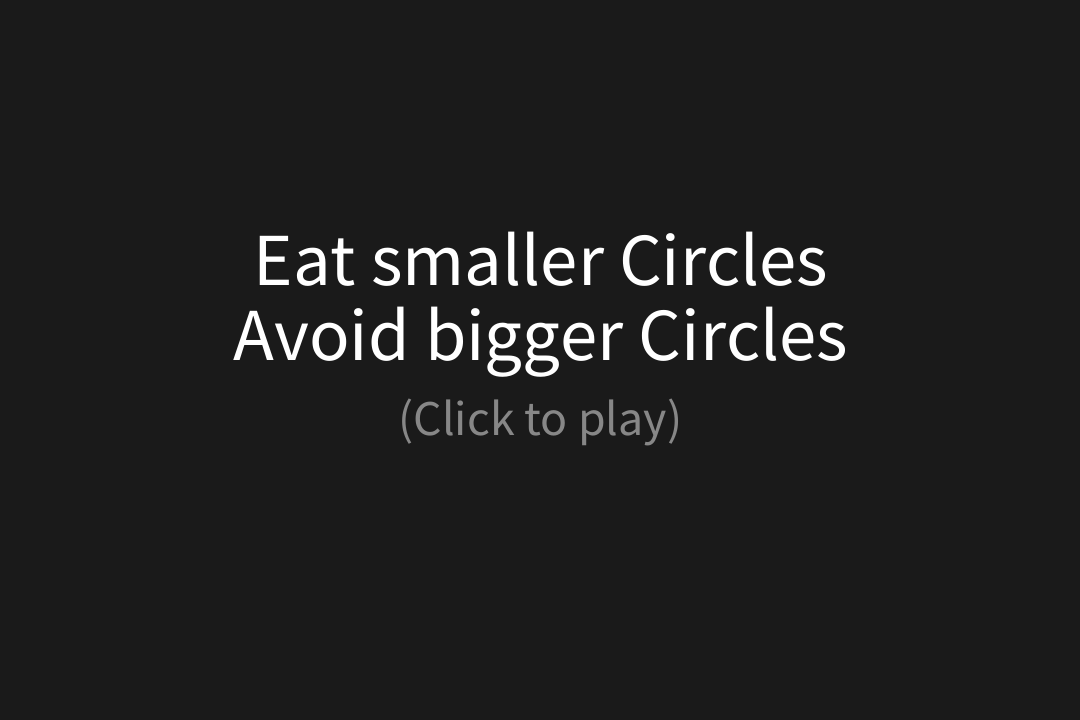
Frame 1 (no input)
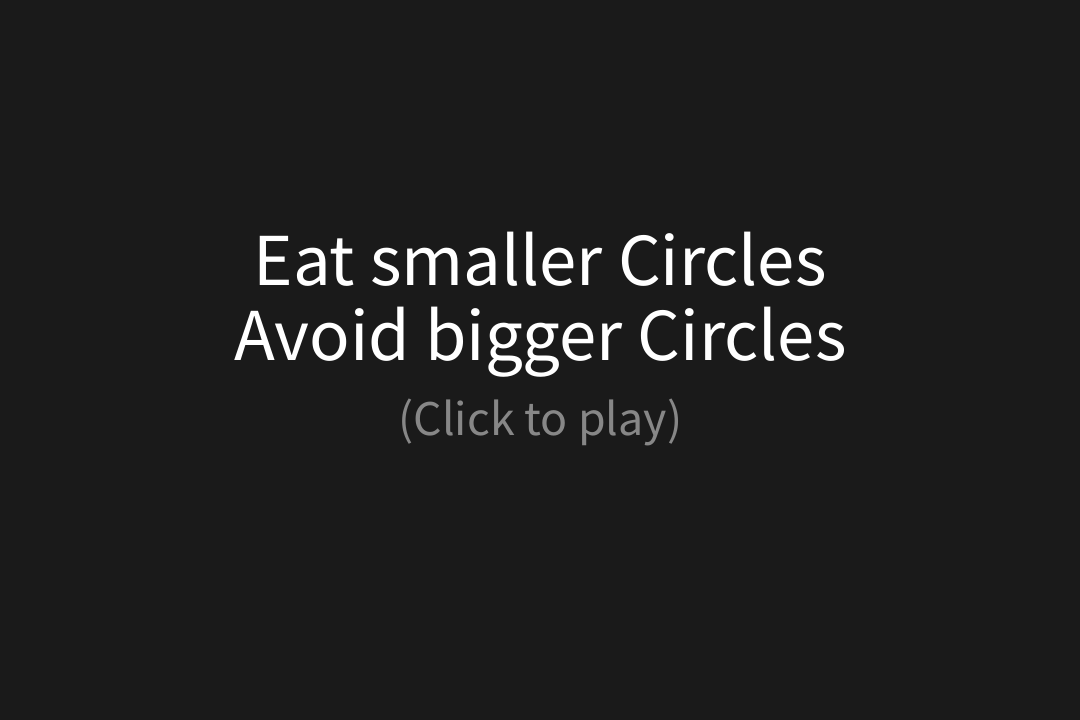
Frame 60 (the mouse pressed at the canvas centre just before this capture)
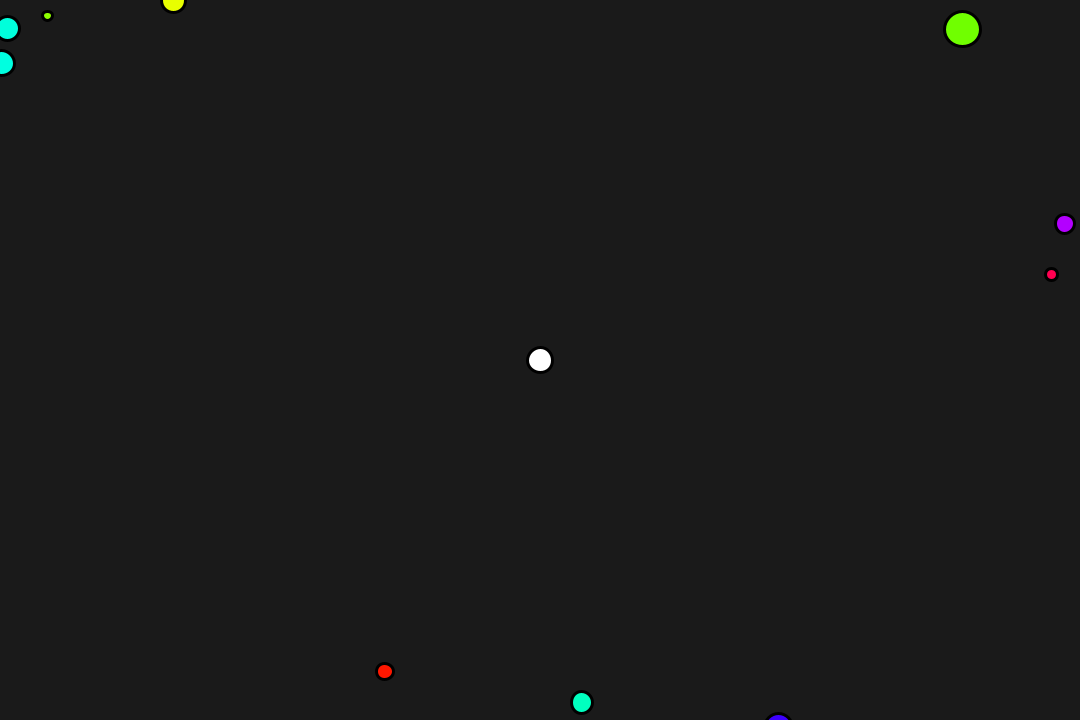
Frame 120 (the mouse held since frame 60 and released just before this capture)

The Processing sketch that drew these frames (run headless with seeded random() and noise(); from frame 60 on, the mouse is pressed at the canvas centre):

// Processing sketch: Eat_Me
// ── Eat_Me.pde

boolean play = false;
boolean gameOver = false;

float mainR = 25;

ArrayList<Blob> ens = new ArrayList<Blob>();

int score = 0;
void setup() {

  size(1080, 720);
  //fullScreen();

  colorMode(HSB);

  strokeWeight(3);

  frameRate(60);
}

void draw() {

  background(26);

  if (play & !gameOver) {

    fill(255);
    noCursor();
    ellipse(mouseX, mouseY, mainR, mainR);

    if (frameCount % 4 == 0) {

      if (ens.size() < 100) {

        Blob newEn = new Blob(random(mainR / 3, mainR * 2));
        ens.add(newEn);
      }
    }



    for (int i = ens.size() - 1; i >= 0; i--) {

      Blob e = ens.get(i);

      e.move();
      e.show();

      if (e.checkEdge(mouseX, mouseY, mainR)) {

        ens.remove(e);
      }
    }
  } else if (gameOver) {

    if (frameCount % 4 == 0) {

      if (ens.size() < 90) {

        Blob newEn = new Blob(random(mainR / 3, mainR * 2));
        ens.add(newEn);
      }
    }

    for (int i = ens.size() - 1; i >= 0; i--) {

      Blob e = ens.get(i);

      e.move();
      e.show();

      if (e.checkEdge(-100, -100, mainR)) {

        ens.remove(e);
      }
    }

    cursor();

    textAlign(CENTER);

    fill(255);
    textSize(75);
    text("You dead", width / 2, height / 2 - 75);

    text(score + " pts", width / 2, height / 2);

    fill(230, 150);
    textSize(50);
    text("(Click to restart)", width / 2, height / 2 + 50);

    if (mousePressed) {

      for (int i = ens.size() - 1; i >= 0; i--) {

        Blob e = ens.get(i);
        ens.remove(e);
      }

      score = 0;
      mainR = 25;

      play = true;
      gameOver = false;
    }
  } else if (!play) {

    textAlign(CENTER);

    fill(255);
    textSize(75);
    text("Eat smaller Circles", width / 2, height / 2 - 75);
    text("Avoid bigger Circles", width / 2, height / 2);

    fill(210, 150);
    textSize(50);
    text("(Click to play)", width / 2, height / 2 + 75);

    if (mousePressed) {

      score = 0;

      play = true;
    }
  }
}
// ── Blobs.pde
class Blob {

  PVector location;
  PVector dir;
  float r;

  PVector slope;

  color insides = color(random(255), 255, 255);

  Blob(float rad) {

    r = rad;

    if (ens.size() % 5 == 0) {

      location = new PVector(random(width), (0 - r) + 1);

      slope = new PVector(location.x - random(width), 
        location.y - height);      
      slope.setMag(random(0.65, 1.75));
    } else if (ens.size() % 4 == 0) {

      location = new PVector((0 - r) + 1, random(height));

      slope = new PVector(location.x - width, 
        location.y - random(height));      
      slope.setMag(random(0.65, 1.75));
    } else if (ens.size() % 3 == 0) {

      location = new PVector((width + r) - 1, random(height));

      slope = new PVector(location.x - 0, 
        location.y - random(height));      
      slope.setMag(random(0.65, 1.75));
    } else {

      location = new PVector(random(width), (height + r) - 1);

      slope = new PVector(location.x - random(width), 
        location.y - 0);
      slope.setMag(random(0.65, 1.75));
    }
  }


  void show() {

    fill(insides);

    ellipse(location.x, location.y, r, r);
  }

  void move() {

    location.sub(slope);
  }

  boolean checkEdge(int locX, int locY, float rad) {

    if (location.x < -r || location.x > width + r) {

      return true;
    }

    if (location.y < -r || location.y > height + r) {

      return true;
    }

    float dist = dist(location.x, location.y, locX, locY);

    if (dist <= rad) {

      if (rad < r) {

        gameOver = true;
        
        if (mainR <= 50) {
          
          mainR = 50;
        }

        return false;
      }

      mainR += 0.5;
      score += 1;

      return true;
    }

    return false;
  }
}
